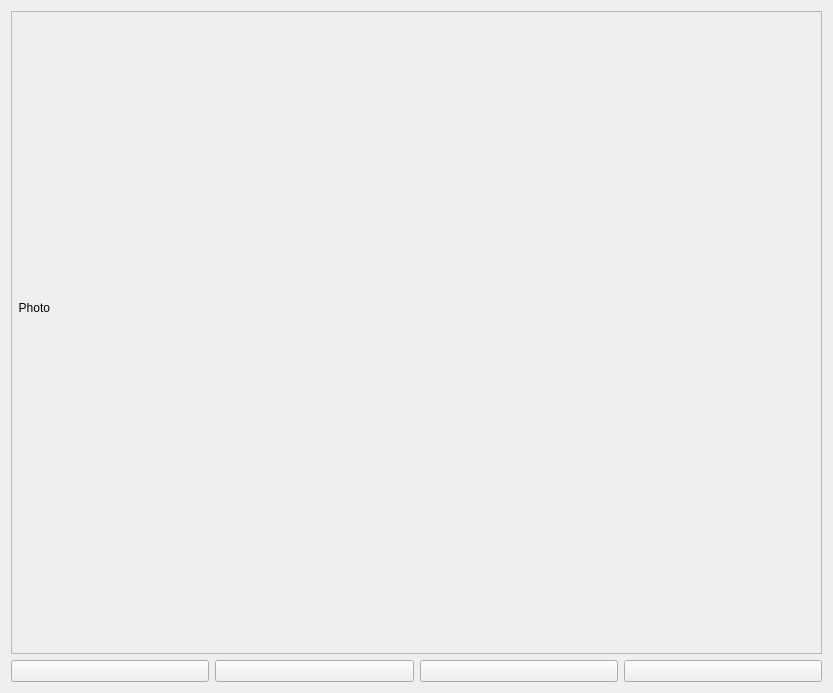
<?xml version="1.0" encoding="UTF-8"?>
<ui version="4.0">
 <class>Memories</class>
 <widget class="QWidget" name="Memories">
  <property name="geometry">
   <rect>
    <x>0</x>
    <y>0</y>
    <width>833</width>
    <height>693</height>
   </rect>
  </property>
  <property name="windowTitle">
   <string>Form</string>
  </property>
  <layout class="QGridLayout" name="gridLayout">
   <item row="1" column="1">
    <widget class="QPushButton" name="btn_last">
     <property name="text">
      <string/>
     </property>
    </widget>
   </item>
   <item row="1" column="2">
    <widget class="QPushButton" name="btn_next">
     <property name="text">
      <string/>
     </property>
    </widget>
   </item>
   <item row="1" column="3">
    <widget class="QPushButton" name="btn_close">
     <property name="text">
      <string/>
     </property>
    </widget>
   </item>
   <item row="0" column="0" colspan="4">
    <widget class="QScrollArea" name="scrollArea">
     <property name="widgetResizable">
      <bool>true</bool>
     </property>
     <widget class="QWidget" name="scrollAreaWidgetContents">
      <property name="geometry">
       <rect>
        <x>0</x>
        <y>0</y>
        <width>809</width>
        <height>634</height>
       </rect>
      </property>
      <widget class="QLabel" name="label">
       <property name="geometry">
        <rect>
         <x>0</x>
         <y>0</y>
         <width>781</width>
         <height>591</height>
        </rect>
       </property>
       <property name="text">
        <string>  Photo</string>
       </property>
      </widget>
     </widget>
    </widget>
   </item>
   <item row="1" column="0">
    <widget class="QPushButton" name="btn_open">
     <property name="text">
      <string/>
     </property>
    </widget>
   </item>
  </layout>
 </widget>
 <resources/>
 <connections/>
</ui>
